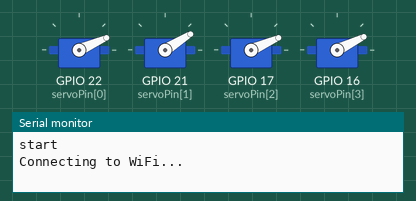
The sketch below on a simulated ESP32. Parts: 4 × servo, the last lines printed to the serial monitor. WiFi joins after 1.5 s; servers stay silent unless stated; the local clock reads 2024-03-15 10:24:30 at power-on unless the sketch sets it.

Above: at 0.1 s.
At 2.25 s:
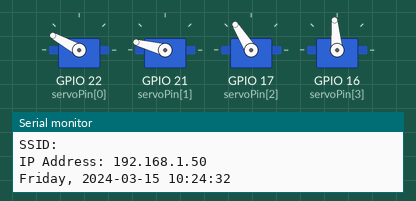
At 31.1 s:
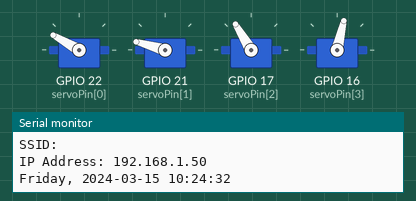
Timing chart, 0 to 32.6 s (numbered marks = the images above):
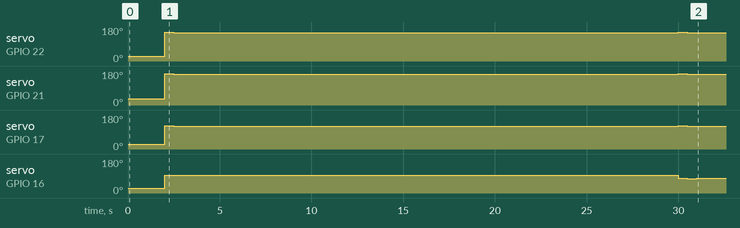

The sketch:

wifi-clock.ino
```cpp
#include <ESP32Servo.h>
#include <WiFi.h>

//////////////////////////////
// servo section
//////////////////////////////

int minUs = 200;
int maxUs = 2700;

Servo servo[4];
int servoPin[4] = {22, 21, 17, 16};
int servoPos[4][10] = {
  {166, 150, 129, 112, 94, 77, 59, 42, 24, 7},
  {164, 147, 129, 112, 94, 77, 64, 48, 32, 20},
  {160, 142, 121, 104, 90, 75, 62, 42, 24, 7},
  {164, 147, 129, 112, 94, 77, 63, 44, 26, 9},
};

//////////////////////////////
// WiFi and NTP section
//////////////////////////////

// switch between 24H (12 rotors) / 12H (10 rotors)
#define HOUR12 false

// NTP settings
#define TIMEZONE 9 // timezone (GMT = 0, Japan = 9)
#define NTP_SERVER "pool.ntp.org"

#define WIFI_SMARTCONFIG true

#if !WIFI_SMARTCONFIG
// if you do not use smartConfifg, please specify SSID and password here
#define WIFI_SSID "SSID" // your WiFi's SSID
#define WIFI_PASS "PASS" // your WiFi's password
#endif

void getNTP(void) {
  for(int i = 0; WiFi.status() != WL_CONNECTED; i++) {
    if(i > 30) {
      ESP.restart();
    }
    Serial.println("Waiting for WiFi connection..");
    delay(1000);
  }

  configTime(TIMEZONE * 3600L, 0, NTP_SERVER);
  printLocalTime();
}

void printLocalTime() {
  struct tm timeinfo;
  if (!getLocalTime(&timeinfo)) {
    Serial.println("Failed to obtain time");
    return;
  }
  Serial.println(&timeinfo, "%A, %Y-%m-%d %H:%M:%S");
}

void wifiSetup() {
  int wifiMotion = 400; // while wainting for wifi, large motion
  int smatconfigMotion = 100; // while wainting for smartConfig, small motion

  WiFi.mode(WIFI_STA);
#if WIFI_SMARTCONFIG
  WiFi.begin();
#else
  WiFi.begin(WIFI_SSID, WIFI_PASS);
#endif

  for (int i = 0; ; i++) {
    Serial.println("Connecting to WiFi...");
    delay(1000);
    if (WiFi.status() == WL_CONNECTED) {
      break;
    }
#if WIFI_SMARTCONFIG
  if(i > 6)
    break;
#endif
  }

#if WIFI_SMARTCONFIG
  if (WiFi.status() != WL_CONNECTED) {
    WiFi.mode(WIFI_AP_STA);
    WiFi.beginSmartConfig();

    //Wait for SmartConfig packet from mobile
    Serial.println("Waiting for SmartConfig.");
    while (!WiFi.smartConfigDone()) {
      Serial.print(".");
      for(int i = 0; i <= 3; i++) {
        servo[i].write(servoPos[i][7]);
      }
      delay(1000);
    }

    Serial.println("");
    Serial.println("SmartConfig received.");

    //Wait for WiFi to connect to AP
    Serial.println("Waiting for WiFi");
    for(int i = 0; i <= 3; i++) {
      servo[i].write(servoPos[i][9]);
    }
    while (WiFi.status() != WL_CONNECTED) {
      delay(1000);
      Serial.print(",");
    }
  }
  Serial.println("WiFi Connected.");
#endif

  Serial.print("SSID: ");
  Serial.println(WiFi.SSID());
  Serial.print("IP Address: ");
  Serial.println(WiFi.localIP());
}


void setup() {
  Serial.begin(115200);
  Serial.println("start");

  for(int i = 0; i < 4; i++) {
    servo[i].setPeriodHertz(50);
    servo[i].attach(servoPin[i], minUs, maxUs);
  }
  for(int i = 0; i <= 3; i++) {
    servo[i].write(servoPos[i][8]);
  }


  wifiSetup();
  getNTP(); // get current time
}


void loop() {
  static int prevhour = -1;
  static int prevMin = -1;
  struct tm tmtime;
  int digit[4];

  getLocalTime(&tmtime);

  if(prevMin == tmtime.tm_min)
    return;
  prevMin = tmtime.tm_min;

#if HOUR12
  tmtime.tm_hour %= 12;
  if(tmtime.tm_hour == 0)
    tmtime.tm_hour = 12;
#endif

  digit[0] = tmtime.tm_hour / 10;
  digit[1] = tmtime.tm_hour % 10;
  digit[2] = tmtime.tm_min / 10;
  digit[3] = tmtime.tm_min % 10;

  for (int pos = 0; pos < 10; pos++) {
    for(int i = 0; i <= 3; i++) {
      servo[i].write(servoPos[i][digit[i]]+1);
    }
  }
  delay(500);
  for (int pos = 0; pos < 10; pos++) {
    for(int i = 0; i <= 3; i++) {
      servo[i].write(servoPos[i][digit[i]]-1);
    }
  }
  delay(500);
  for (int pos = 0; pos < 10; pos++) {
    for(int i = 0; i <= 3; i++) {
      servo[i].write(servoPos[i][digit[i]]);
    }
  }


  if(tmtime.tm_hour != prevhour) {
    if(tmtime.tm_hour % 6 == 0)
      getNTP();
    prevhour = tmtime.tm_hour;
  }
}
```

Measured:
- by itself, servo on GPIO 16 (servoPin[3]): 26° → 95° at 2.0 s, → 93° 0.50 s later, → 94° 0.50 s later, → 78° 27.0 s later, … (6 changes in this stretch)
- by itself, servo on GPIO 22 (servoPin[0]): 24° → 151° at 2.0 s, → 149° 0.50 s later, → 150° 0.50 s later, → 151° 27.0 s later, … (6 changes in this stretch)
